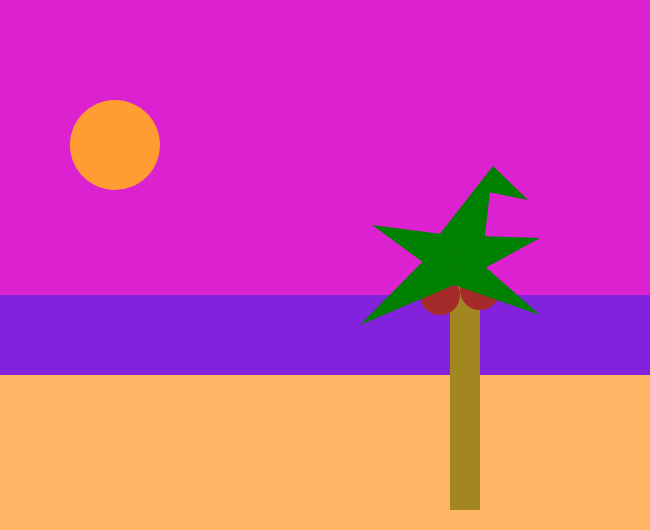
Frame 1 (no input)
Frame 60 (no input): identical to frame 1, image omitted
Frame 120 (the mouse pressed at the canvas centre since frame 60): identical to frame 1, image omitted

The p5.js sketch that drew this single still picture (run headless with seeded random() and noise() and a simulated clock; from frame 60 on, the mouse is pressed at the canvas centre):

// p5.js sketch
// ── sketch.js
function setup() {
  createCanvas(650, 530);
  rectMode(CENTER);
  ellipseMode(CENTER);
  noStroke() ;
}

function draw() {
  background("#DC22D0");

  fill('#8222DC')
  rect(325, 460, 650, 330);

  fill('#FFB565')
  rect(325, 460, 650, 170);

  //fill('brown')
  //rect(530, 360, 30, 300)

  fill('#A2861F')
  rect(465, 385, 30, 250)

  fill('brown')
  circle(440, 295, 40)

  fill('brown')
  circle(480, 290, 40)

  fill('brown')
  //circle(510, 220, 40)

  fill('brown')
  //circle(540, 224, 40)

  fill('#FF9C32')
  circle(115, 145, 90)

  fill('green');
  triangle(449, 235, 360, 325, 454, 285);

  fill('green');
  triangle(449, 235, 540, 315, 454, 285);

  fill('green');
  triangle(449, 235, 540, 238, 454, 285);

  fill('green');
  triangle(449, 235, 372, 225, 454, 285);

  fill('green');
  triangle(439, 235, 493, 166, 484, 243);

  fill('green');
  triangle(493, 166, 528, 200, 488, 192);

  //fill('green');
  //triangle(449, 235, 364, 240, 445, 282);

  //fill('green');
  //triangle(449, 235, 535, 303, 445, 282);

  //fill('green');
  //triangle(449, 235, 521, 270, 445, 282);

  //fill('green');
  //triangle(449, 235, 518, 240, 454, 285);

  //fill('green');
  //triangle(449, 235, 426, 184, 318, 270);

  //fill('green');
  //triangle(449, 235, 426, 184, 550, 257);

  //fill(0);
  //text(mouseX + ", " + mouseY, 40, 40);
}

// record the mouse location in console when clicked
function mouseReleased() {
  print(mouseX + ", " + mouseY);
}
